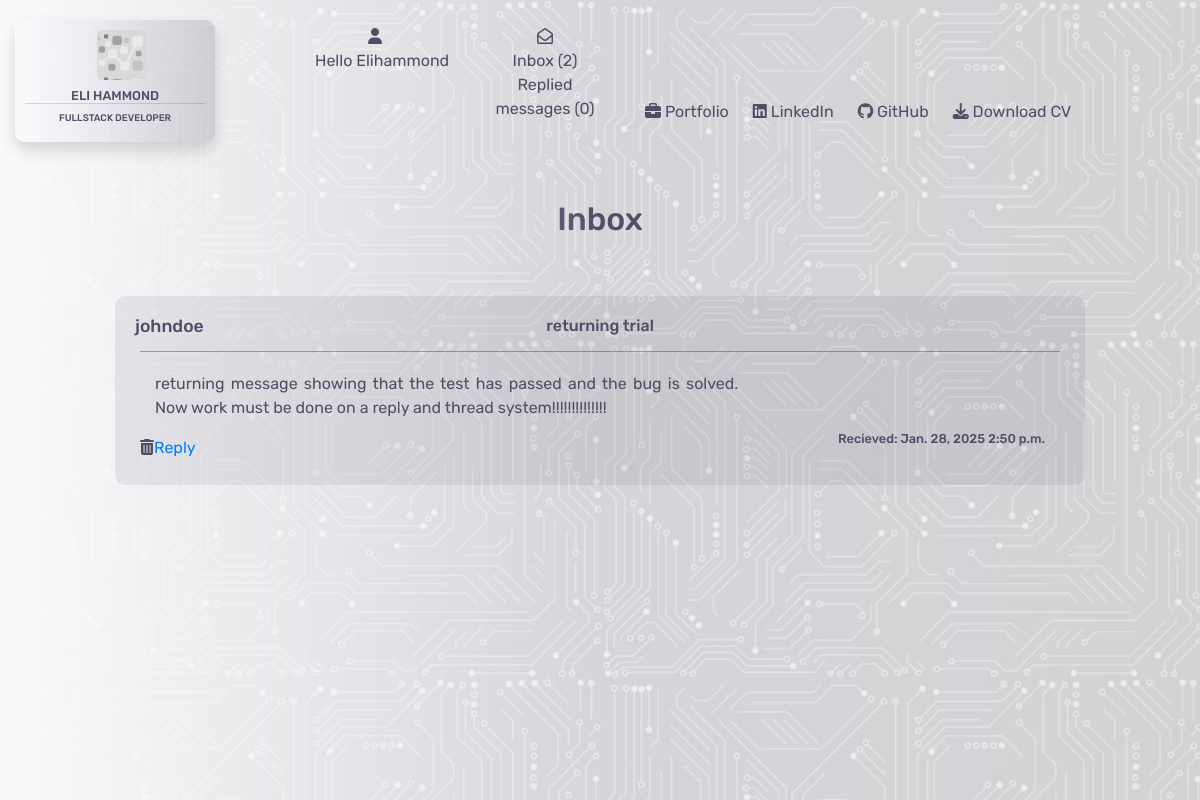
Before: /contacts/6 (signed in) with the older database file.
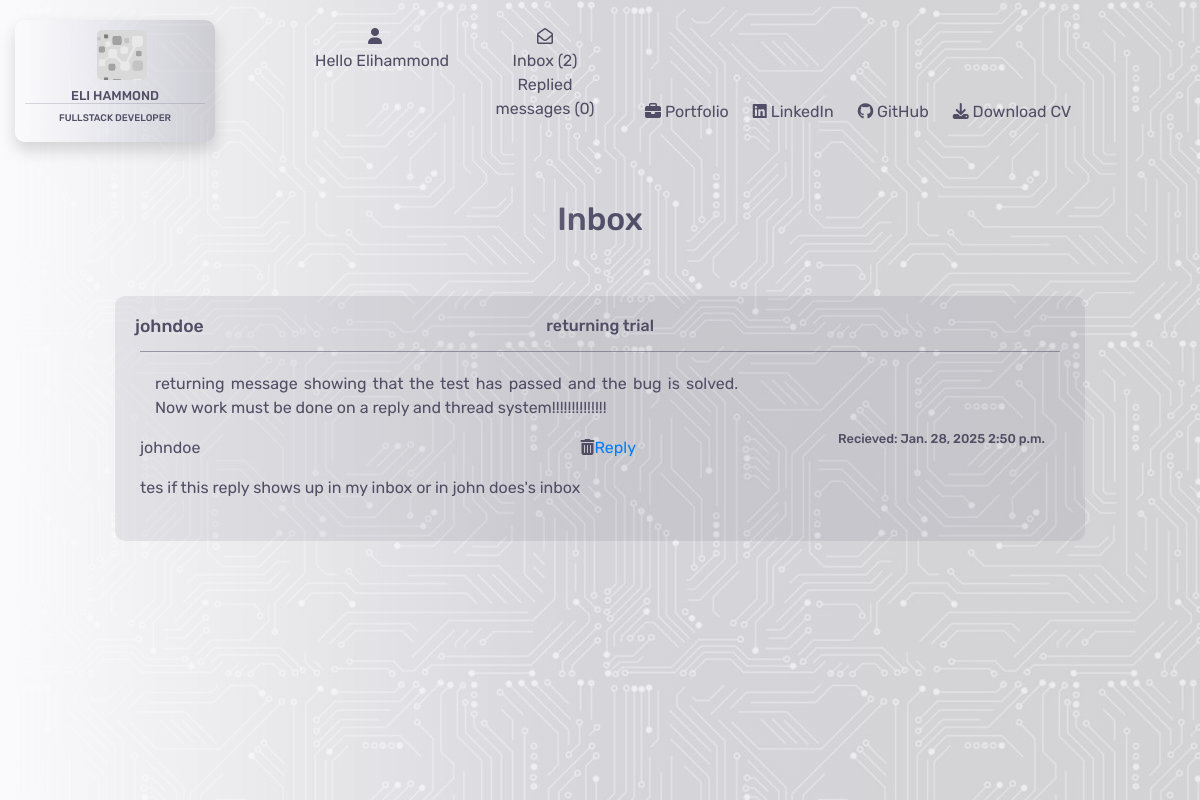
After: the same page with the newer database file.
### contacts/models.py (models this page shows)
class Replied(models.Model):
    thread = models.ForeignKey(Contacts, on_delete=models.CASCADE)
    send_to = models.CharField(max_length=240)
    subject = models.CharField(max_length=52, null=True, blank=True)
    message = models.TextField()
    date = models.DateField(auto_now_add=True)
    time = models.TimeField(auto_now_add=True)
    read = models.BooleanField(default=False)

### contacts/views.py (the view)
# urls.py: path('<int:contact_id>', views.open_message, name='open_message'),
@login_required
def open_message(request, contact_id):
    inbox = Contacts.objects.get(id=contact_id)
    inbox.read = True
    inbox.save()
    replied = Replied.objects.filter(thread=contact_id)
    template = 'contacts/open_message.html'
    context = {
        'inbox': inbox,
        'replied': replied
    }
    return render(request, template, context)

### contacts/contexts.py (called while the page is built)
def contacts_inbox(request):
    user = request.user.id
    if user:
        user_inbox = get_object_or_404(User, username=request.user)
        inbox = Contacts.objects.filter(send_to=user_inbox)
        replied = Replied.objects.filter(send_to=user_inbox)
        replied_count = len(replied)
        unread_messages = inbox.filter(read=False).count()
        print(unread_messages)
        message_count = len(inbox)
        print(int(message_count))
        context = {
            'inbox': inbox,
            'message_count': message_count,
            'unread_messages': unread_messages,
            'replied_count': replied_count
        }
    else:
        inbox = Contacts.objects.all()
        context = {
            'inbox': inbox
        }
    return context

### contacts/templates/contacts/open_message.html (shortened to what this page needs)
{% extends "base.html" %}
{% load static %}
{% block content %}
<div class="container-fluid">
    <div class="row">
        <div class="col-4"></div>
        <div class="col-4">
            <h2 class="header">Inbox</h2>
        </div>
        <div class="col-4"></div>
    </div>
    <div class="row">
        <div class="col-1">
        </div>
        <div class="col-10">
            <div class="read-message">
                <div class="row">
                    <div class="col-3">
                        <h4 class="inbox-name">{{ inbox.name }}</h4>
                    </div>
                    <div class="col-6">
                        {% if inbox.subject %}
                        <h5 class="inbox-subject">{{ inbox.subject }}</h5>
                        {% else %}
                        <h5 class="inbox-subject">no subject</h5>
                        {% endif %}
                    </div>
                    <div class="col-3">
                    </div>
                </div>
                <div class="row message-row">
                    <div class="col-8 message-display">
                        <p>
                            {{ inbox.message }}
                        </p>
                    </div>
                    <div class="col-4">
                        <p class="inbox-date-time main-message-date-time">
                            Recieved:
                            {{ inbox.date }} {{ inbox.time }}
                        </p>
                    </div>
                    <div class="thread-load">
                        {% for r in replied %}
                        <p>{{ r.send_to }}</p>
                        <p>{{ r.message }}</p>
                        {% endfor %}
                    </div>
                    <div class="delete-message">
                        <div id="delete" title="Delete message"><i class="fa-solid fa-trash-can"></i></div>
                    </div>
                    <div class="reply-message">
                        <a href="{% url 'reply_message' inbox.id %}">Reply</a>
                    </div>
                </div>
            </div>
        </div>
        <div class="col-1"></div>
    </div>
</div>
{% endblock %}

Changed rows visible on the page:
added Replied: send_to "johndoe", message "tes if this reply shows up in my inbox or in john does's inbox"
